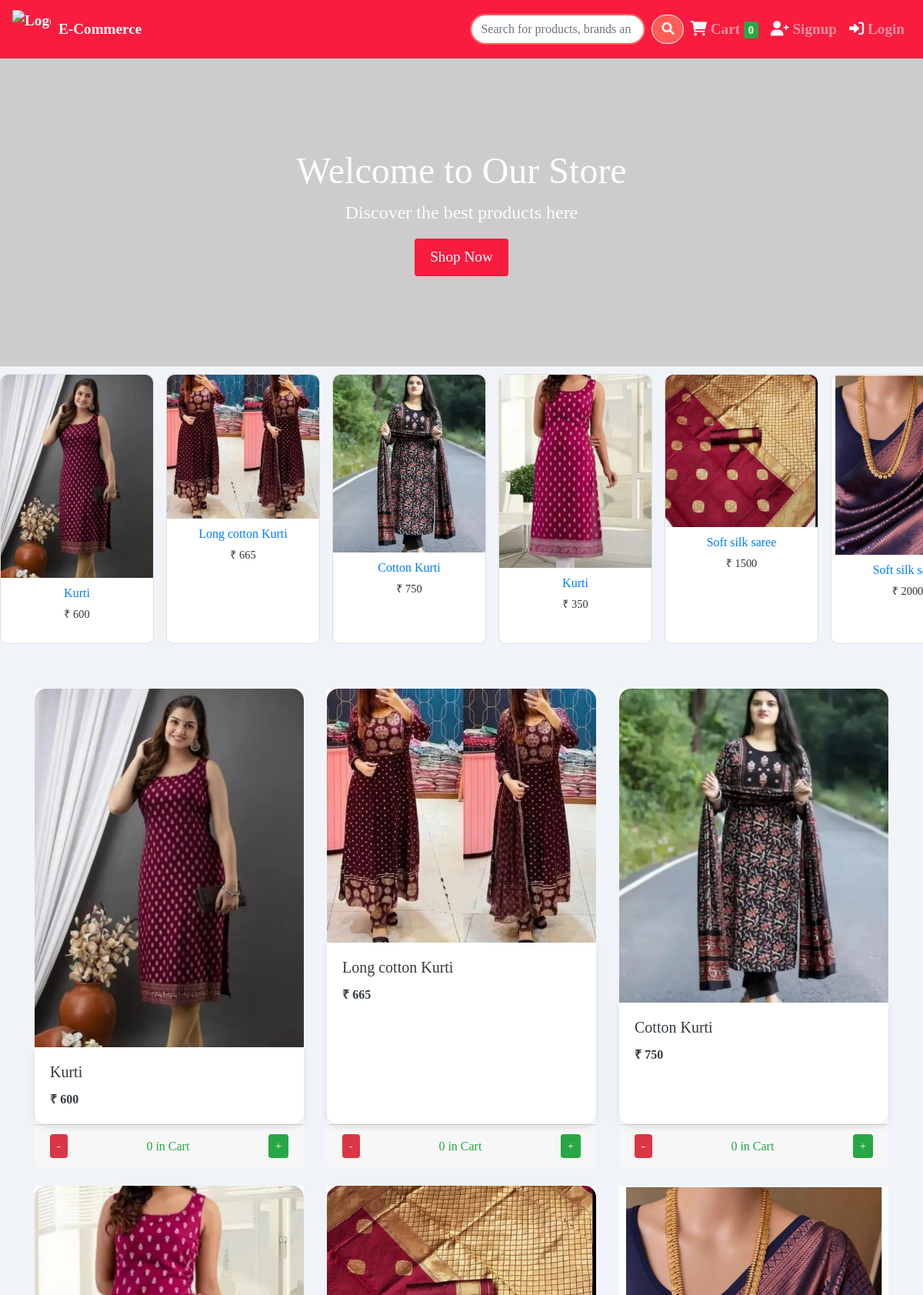
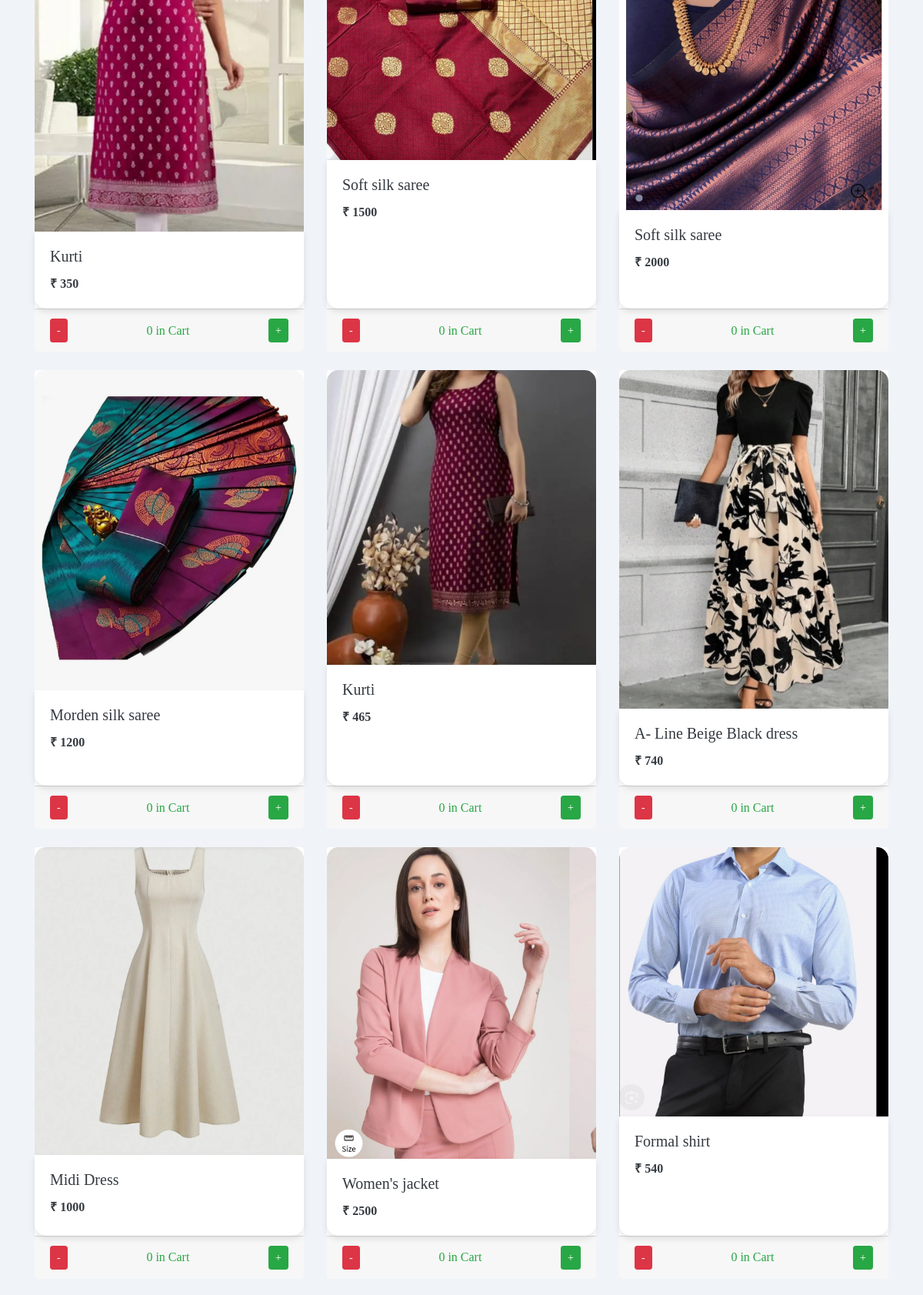
The app's page /store (upper part) with its own data (2 pictures, top to bottom).
### store/models/product.py (models this page shows, shortened)
class Products(models.Model):
    name = models.CharField(max_length=60)
    price= models.IntegerField(default=0)
    category= models.ForeignKey(Category,on_delete=models.CASCADE,default=1 )
    description= models.CharField(max_length=250, default='', blank=True, null= True)
    image= models.ImageField(upload_to='uploads/products/')
    @staticmethod
    def get_all_products():
        return Products.objects.all()

### store/views/home.py (the view)
# urls.py: path('' , include('store.urls'))
def store(request):
    cart = request.session.get('cart')
    if not cart:
        request.session['cart'] = {}
    products = None
    categories = Category.get_all_categories()
    categoryID = request.GET.get('category')
    query = request.GET.get('q')  # Get the search query from the request
    if query:
        products = Products.objects.filter(name__icontains=query)  # Search products by name
    elif categoryID:
        products = Products.get_all_products_by_categoryid(categoryID)
    else:
        products = Products.get_all_products()
    data = {
        'products': products,
        'categories': categories
    }
    print('you are :', request.session.get('email'))
    return render(request, 'index.html', data)

### store/models/category.py (called while the page is built)
    @staticmethod
    def get_all_categories():
        return Category.objects.all()

### store/templatetags/cart.py (called while the page is built)
@register.filter (name='cart_quantity')
def cart_quantity(product, cart):
    keys = cart.keys ()
    for id in keys:
        if int (id) == product.id:
            return cart.get (id)
    return 0;

### store/templatetags/custom_filter.py (called while the page is built)
@register.filter(name='currency')
def currency(number):
    return "₹ "+str(number)

### store/templates/index.html (shortened to what this page needs)
{% extends 'base.html' %}
{% block content %}
{% load cart %}
{% load custom_filter %}
<div class="banner">
    <div>
        <h1>Welcome to Our Store</h1>
        <p>Discover the best products here</p>
        <a href="#products" class="btn btn-primary">Shop Now</a>
    </div>
</div>
<div class="catalog-container">
    <div class="catalog-slider">
        {% for product in products|slice:":10" %}
        <div class="catalog-item">
            <a href="{% url 'product_detail' product.id %}">
                <img class="catalog-img" src="{{ product.image.url }}" alt="{{ product.name }}">
                <div class="catalog-info">
                    <h5 class="catalog-title">{{ product.name }}</h5>
                    <p class="catalog-price">{{ product.price|currency }}</p>
                </div>
            </a>
        </div>
        {% endfor %}
    </div>
</div>
<div id='products' class="container mt-5">
    <div class="row">
        {% for product in products %}
        <div class="col-lg-4 col-md-6 col-sm-12 mb-4" id="product-{{ product.id }}">
            <div class="card h-100">
                <a href="{% url 'product_detail' product.id %}">
                    <img class="card-img-top" src="{{ product.image.url }}" alt="{{ product.name }}">
                </a>
                <div class="card-body">
                    <h5 class="card-title">
                        <a href="{% url 'product_detail' product.id %}" class="text-dark">{{ product.name }}</a>
                    </h5>
                    <p class="card-text"><b>{{ product.price|currency }}</b></p>
                </div>
                <div class="card-footer">
                    <div class="d-flex justify-content-between align-items-center">
                        <form action="/#{{ product.id }}" method="post">
                            <button type="submit" class="btn btn-danger btn-sm">-</button>
                        </form>
                        <span class="text-success cart-quantity">{{ product|cart_quantity:request.session.cart }} in Cart</span>
                        <form action="/#{{ product.id }}" method="post">
                            <button type="submit" class="btn btn-success btn-sm">+</button>
                        </form>
                    </div>
                </div>
            </div>
        </div>
        {% endfor %}
    </div>
</div>
{% endblock %}

### store/templates/base.html (style rules this page uses)
body { font-family: 'Roboto', sans-serif; background-color: #f7f8fa; color: #343a40; }

### store/templates/index.html (style rules this page uses)
body { font-family: 'Lobster', cursive; background-color: #f0f4f8; }
.banner { background: url('https://picsum.photos/1920/1080') no-repeat center center; background-size: cover; height: 400px; color: #fbfdff; display: flex; justify-content: center; align-items: center; text-align: center; }
.banner h1 { font-size: 3rem; animation: fadeInDown 1s; }
.banner p { font-size: 1.5rem; animation: fadeInUp 1s; }
.banner .btn { background-color: #f81c3f; border: none; font-size: 1.2rem; padding: 10px 20px; animation: fadeInUp 1s; }
.card { border: none; transition: transform 0.3s, box-shadow 0.3s; }
.card-img-top { border-top-left-radius: 15px; border-top-right-radius: 15px; }
.card-body { background-color: #fff; border-radius: 0 0 15px 15px; padding: 20px; box-shadow: 0 4px 8px rgba(0, 0, 0, 0.1); }
.catalog-container { overflow: hidden; position: relative; margin-bottom: 2rem; }
.catalog-slider { display: flex; overflow-x: auto; scroll-behavior: smooth; gap: 1rem; padding: 10px 0; scroll-snap-type: x mandatory; }
.catalog-item { flex: 0 0 auto; width: 200px; border: 1px solid #ddd; border-radius: 10px; background-color: #fff; transition: transform 0.3s; scroll-snap-align: start; }
.catalog-img { width: 100%; border-top-left-radius: 10px; border-top-right-radius: 10px; }
.catalog-info { padding: 10px; text-align: center; }
.catalog-title { font-size: 1rem; margin-bottom: 0.5rem; }
.catalog-price { font-size: 0.9rem; color: #333; }

### records on screen
Products: image (picture), name "Kurti", price "₹ 600", session "0"
Products: image (picture), name "Long cotton Kurti", price "₹ 665", session "0"
Products: image (picture), name "Cotton Kurti", price "₹ 750", session "0"
Products: image (picture), name "Kurti", price "₹ 350", session "0"
Products: image (picture), name "Soft silk saree", price "₹ 1500", session "0"
Products: image (picture), name "Soft silk…", price "₹ 2000", name "Soft silk saree", session "0"
Products: image (picture), name "Morden silk saree", price "₹ 1200", session "0"
Products: image (picture), name "Kurti", price "₹ 465", session "0"
Products: image (picture), name "A- Line Beige Black dress", price "₹ 740", session "0"
Products: image (picture), name "Midi Dress", price "₹ 1000", session "0"
Products: image (picture), name "Women's jacket", price "₹ 2500", session "0"
Products: image (picture), name "Formal shirt", price "₹ 540", session "0"

### other values on screen
{{ request.session.cart.keys|length }} "0"
